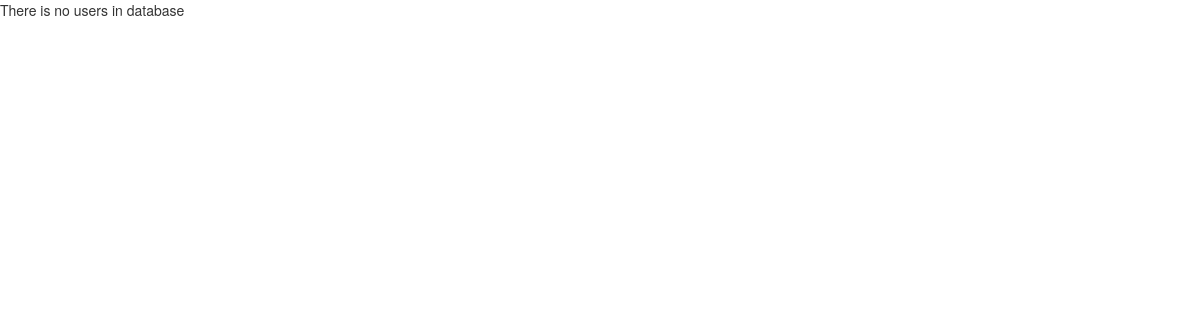
The app's page /users/, older data.
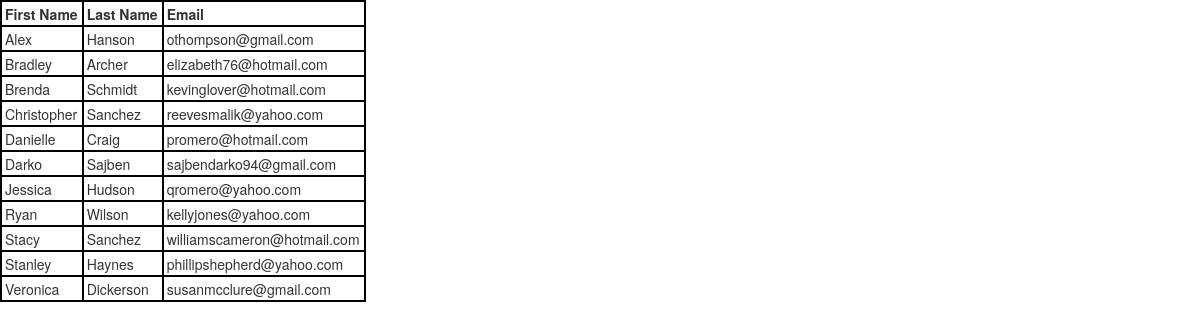
The same page, newer data.
### index/models.py (models this page shows, shortened)
class Users(models.Model):
    first_name = models.CharField(max_length=255)
    last_name = models.CharField(max_length=255)
    email = models.EmailField(unique=True)

### index/views.py (the view)
# urls.py: url(r'^users/',views.users,name="users"),
def users(request):
    users_list = Users.objects.order_by('first_name')
    user_dict = {'users_list':users_list}
    return render(request,'index/users.html',context=user_dict)

### templates/index/users.html (shortened to what this page needs)
<!DOCTYPE html>
{% load bootstrap3 %}
{% load staticfiles %}
{% bootstrap_css %}
<html lang="en">
<head>
  <link rel="stylesheet" href="{% static "/css/style.css" %}">
</head>
<body>
  {% if users_list %}
    <table>
      <tr>
        <th>First Name</th>
        <th>Last Name</th>
        <th>Email</th>
      </tr>
      {% for user in users_list %}
        <tr>
          <td>{{ user.first_name }}</td>
          <td>{{ user.last_name }}</td>
          <td>{{ user.email }}</td>
        </tr>
      {% endfor %}
    </table>
  {% else %}
    <p>There is no users in database</p>
  {% endif %}
</body>
</html>

### static/css/style.css (style rules this page uses)
table,tr,th,td { border: 2px solid black; padding: 2px 4px 1px 3px; }

Row changes from the older to the newer data that the page shows:
added Users: first_name "Alex", last_name "Hanson", email "othompson@gmail.com"
added Users: first_name "Bradley", last_name "Archer", email "elizabeth76@hotmail.com"
added Users: first_name "Brenda", last_name "Schmidt", email "kevinglover@hotmail.com"
added Users: first_name "Christopher", last_name "Sanchez", email "reevesmalik@yahoo.com"
added Users: first_name "Danielle", last_name "Craig", email "promero@hotmail.com"
added Users: first_name "Darko", last_name "Sajben", email "sajbendarko94@gmail.com"
added Users: first_name "Jessica", last_name "Hudson", email "qromero@yahoo.com"
added Users: first_name "Ryan", last_name "Wilson", email "kellyjones@yahoo.com"
added Users: first_name "Stacy", last_name "Sanchez", email "williamscameron@hotmail.com"
added Users: first_name "Stanley", last_name "Haynes", email "phillipshepherd@yahoo.com"
added Users: first_name "Veronica", last_name "Dickerson", email "susanmcclure@gmail.com"
Text that changed along with them:
text no longer shown: "There is no users in database"
text now shown: "First Name Last Name Email"
